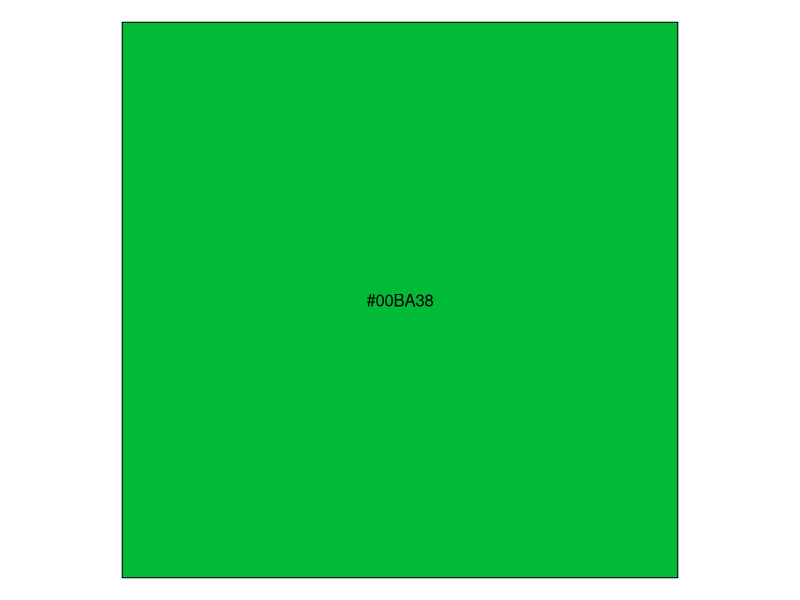
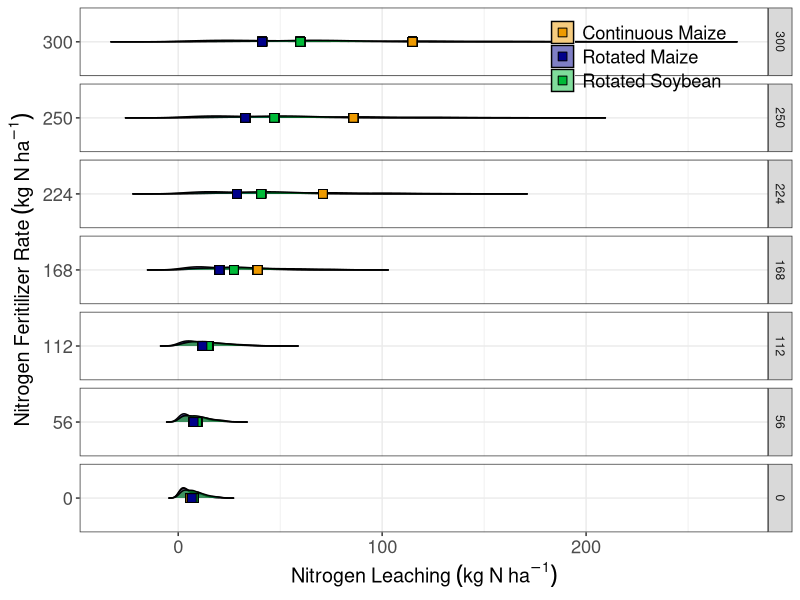
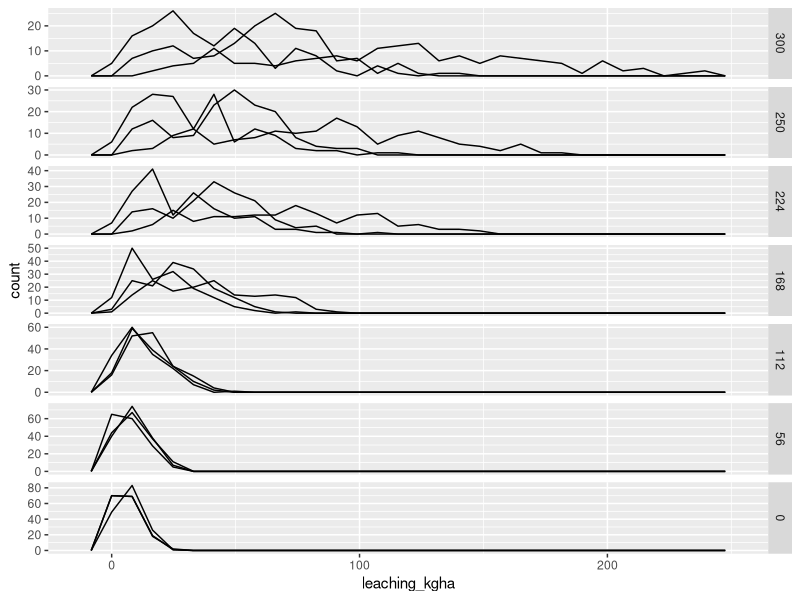
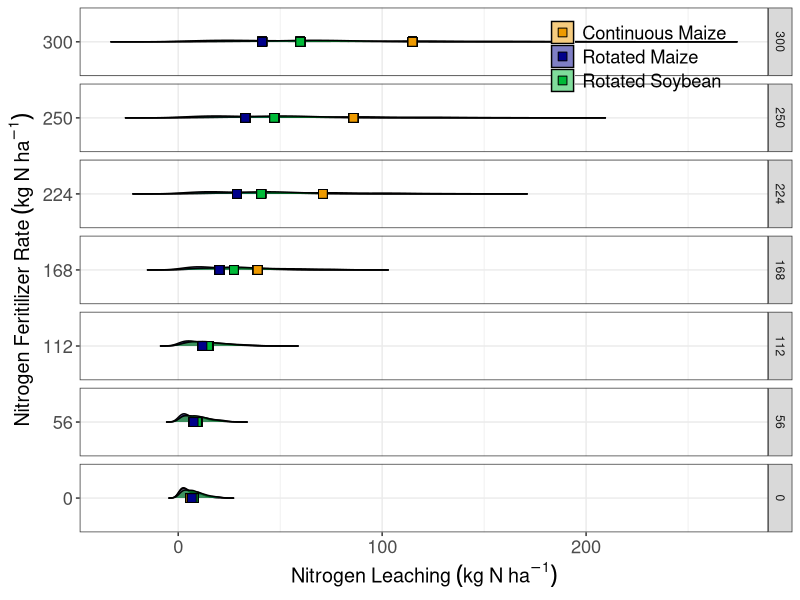

Reproduce these figures in R, in order.
# author: gina
# created: 6/1/2020
# purpose: process heather's data
# last updated: 6/8/2020 (yields weren't crop specific, asked heather to change)
#               6/17/2020 look at soils data
#               8/20/2020 (removed sutherland, checking)
#               9/14/2020 (make it look nice)
#               10/9/2020 (this won't work any more, no soybean...)

library(tidyverse)
library(scales)
library(ggridges)




# plot things -------------------------------------------------------------

clr1 <- "orange2"
clr2 <- "darkblue"
clr3 <- "#00BA38"

show_col(clr3)

rawdat <- read_csv("01_proc-raw-outs/pro_apdat.csv") %>% 
  mutate(rotation2 = ifelse(rotation == "sc", "cs", rotation),
         croprot = paste0(crop, rotation2)) %>% 
  select(croprot, everything())

rawdat %>% 
  mutate(nrateF = as.factor(nrate_kgha),
         nrateF2 = factor(nrateF, levels = rev(levels(nrateF))),
         croprotnice = dplyr::recode(croprot,
                              corncc = "Continuous Maize",
                              corncs = "Rotated Maize",
                              soycs = "Rotated Soybean")) %>%
  group_by(nrateF2, croprotnice) %>% 
  mutate(mnleach = mean(leaching_kgha)) %>% 
  ggplot(aes(x = leaching_kgha, y = nrateF2, fill = croprotnice)) +
  geom_density_ridges(alpha = 0.5) +
  geom_point(aes(x = mnleach, y = nrateF2), pch = 22, size = 3) +
  scale_fill_manual(values = c(clr1, clr2, clr3)) + 
  labs(y = expression(Nitrogen~Feritilizer~Rate~(kg~N~ha^-1)),
       x = expression(Nitrogen~Leaching~(kg~N~ha^-1)),
       fill = NULL) + 
  theme_bw() + 
  theme(axis.text = element_text(size = rel(1.2)),
        axis.title = element_text(size = rel(1.3)),
        legend.justification = c(1, 1),
        legend.position = c(0.95,0.99),
        legend.background = element_blank(),
        legend.text = element_text(size = rel(1.2))) + 
  facet_grid(nrateF2~., scales = "free")

ggsave("fig3_")
#ggsave("../../../Box/1_Gina_Projects/proj_Ncurve/manuscript/fig_n-leaching-9-14-2020.png")

rawdat %>% 
  mutate(nrateF = as.factor(nrate_kgha),
         nrateF2 = factor(nrateF, levels = rev(levels(nrateF))),
         croprotnice = dplyr::recode(croprot,
                                     corncc = "Continuous Maize",
                                     corncs = "Rotated Maize",
                                     soycs = "Rotated Soybean")) %>%
  group_by(nrateF2, croprotnice) %>% 
  mutate(mnleach = mean(leaching_kgha)) %>% 
  ggplot(aes(x = leaching_kgha, fill = croprotnice)) +
  geom_freqpoly() +
  #geom_point(aes(x = mnleach, y = nrateF2), pch = 22, size = 3) +
  scale_fill_manual(values = c(clr1, clr2, clr3)) + 
  # labs(y = expression(Nitrogen~Feritilizer~Rate~(kg~N~ha^-1)),
  #      x = expression(Nitrogen~Leaching~(kg~N~ha^-1)),
  #      fill = NULL) + 
  # theme_bw() + 
  # theme(axis.text = element_text(size = rel(1.2)),
  #       axis.title = element_text(size = rel(1.3)),
  #       legend.justification = c(1, 1),
  #       legend.position = c(0.95,0.99),
  #       legend.background = element_blank(),
  #       legend.text = element_text(size = rel(1.2))) + 
  facet_grid(nrateF2~., scales = "free")

